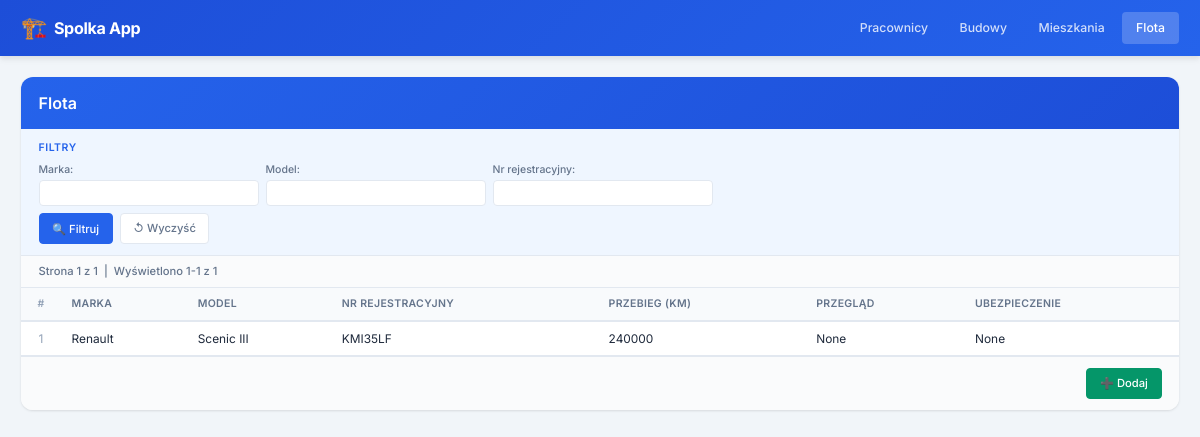
The page /flota/ on the database its author committed.
### kadry/models.py (models this page shows, shortened)
class Pojazd(models.Model):
    marka = models.CharField("Marka", max_length=100)
    model_pojazdu = models.CharField("Model", max_length=100)
    nr_rejestracyjny = models.CharField(
        "Nr rejestracyjny", max_length=20, unique=True
    )
    przebieg_km = models.PositiveIntegerField("Przebieg (km)", default=0)
    rok_produkcji = models.PositiveIntegerField("Rok produkcji", null=True, blank=True)
    data_przegladu = models.DateField("Data przeglądu", null=True, blank=True)
    data_ubezpieczenia = models.DateField("Data ubezpieczenia", null=True, blank=True)
    class Meta:
        verbose_name = "Pojazd"
        verbose_name_plural = "Pojazdy"
        ordering = ["nr_rejestracyjny"]

### kadry/views.py (the view)
# urls.py: path("flota/", views.pojazd_list, name="pojazd_list"),
def pojazd_list(request):
    qs = Pojazd.objects.all()
    f_marka = request.GET.get("marka", "")
    f_nr_rej = request.GET.get("nr_rejestracyjny", "")
    f_model = request.GET.get("model_pojazdu", "")
    if f_marka:
        qs = qs.filter(get_wildcard_filter("marka", f_marka))
    if f_nr_rej:
        qs = qs.filter(get_wildcard_filter("nr_rejestracyjny", f_nr_rej))
    if f_model:
        qs = qs.filter(get_wildcard_filter("model_pojazdu", f_model))
    paginator = Paginator(qs, 50)
    page = request.GET.get("strona", 1)
    objects = paginator.get_page(page)
    context = {
        "objects": objects,
        "module_name": "Flota",
        "filters": {
            "marka": f_marka,
            "nr_rejestracyjny": f_nr_rej,
            "model_pojazdu": f_model,
        },
        "columns": [
            ("marka", "Marka"),
            ("model_pojazdu", "Model"),
            ("nr_rejestracyjny", "Nr rejestracyjny"),
            ("przebieg_km", "Przebieg (km)"),
            ("data_przegladu", "Przegląd"),
            ("data_ubezpieczenia", "Ubezpieczenie"),
        ],
        "detail_url_name": "pojazd_detail",
        "create_url_name": "pojazd_create",
        "delete_url_name": "pojazd_delete",
    }
    return render(request, "kadry/list.html", context)

### kadry/templatetags/kadry_tags.py (called while the page is built)
@register.filter
def attr(obj, name):
    try:
        val = getattr(obj, name, "")
        if callable(val):
            return val()
        return val
    except Exception:
        return ""

@register.filter
def get_item(dictionary, key):
    if isinstance(dictionary, dict):
        return dictionary.get(key, "")
    return ""

### kadry/templates/kadry/list.html (shortened to what this page needs)
{% extends "kadry/base.html" %}
{% load kadry_tags %}
{% block content %}
<div class="list-view">
    <div class="list-header" style="display: flex; justify-content: space-between; align-items: center;">
        <h1 class="list-title">{{ module_name }}</h1>
    </div>
    <div class="filters-panel">
        <div class="filters-title">Filtry</div>
        <form method="get" class="filters-form" id="filtersForm">
            <div class="filters-grid">
                {% for key, label in columns %}
                {% if key in filters %}
                <div class="filter-group">
                    <label class="filter-label" for="filter_{{ key }}">{{ label }}:</label>
                    <input type="text" id="filter_{{ key }}" name="{{ key }}" value="{{ filters|get_item:key }}"
                        class="filter-input">
                </div>
                {% endif %}
                {% endfor %}
            </div>
            <div class="filters-actions">
                <button type="submit" class="btn btn-filter">🔍 Filtruj</button>
                <a href="?" class="btn btn-reset">↺ Wyczyść</a>
            </div>
        </form>
    </div>
    <div class="pagination-bar">
        <span class="pagination-info">
            Strona {{ objects.number }} z {{ objects.paginator.num_pages }}
            &nbsp;|&nbsp;
            Wyświetlono {{ objects.start_index }}-{{ objects.end_index }} z {{ objects.paginator.count }}
        </span>
    </div>
    <div class="table-container">
        <table class="data-table" id="dataTable">
            <thead>
                <tr>
                    <th class="col-lp">#</th>
                    {% for key, label in columns %}
                    <th>{{ label }}</th>
                    {% endfor %}
                </tr>
            </thead>
            <tbody>
                {% for obj in objects %}
                <tr class="data-row" data-url="{% url detail_url_name pk=obj.pk %}"
                    title="Kliknij dwukrotnie, aby otworzyć">
                    <td class="col-lp">{{ forloop.counter0|add:objects.start_index }}</td>
                    {% for key, label in columns %}
                    <td>{{ obj|attr:key }}</td>
                    {% endfor %}
                </tr>
                {% empty %}
                <tr>
                    <td colspan="{{ columns|length|add:1 }}" class="empty-row">
                        Brak danych do wyświetlenia
                    </td>
                </tr>
                {% endfor %}
            </tbody>
        </table>
    </div>
    <div class="action-bar">
        <a href="{% url create_url_name %}" class="btn btn-add">➕ Dodaj</a>
    </div>
</div>
{% endblock %}

### kadry/static/kadry/css/style.css (style rules this page uses)
*, *::before, *::after { box-sizing: border-box; margin: 0; padding: 0; }
:root { --primary: #2563EB; --primary-dark: #1D4ED8; --primary-light: #DBEAFE; --primary-bg: #EFF6FF; --accent-green: #059669; --accent-orange: #D97706; --accent-red: #DC2626; --bg-body: #F1F5F9; --bg-card: #FFFFFF; --text-primary: #1E293B; --text-secondary: #64748B; --text-muted: #94A3B8; --border: #E2E8F0; --border-focus: #93C5FD; --shadow: 0 1px 3px rgba(0,0,0,.08), 0 1px 2px rgba(0,0,0,.04); --shadow-md: 0 4px 6px rgba(0,0,0,.06), 0 2px 4px rgba(0,0,0,.04); --shadow-lg: 0 10px 15px rgba(0,0,0,.08), 0 4px 6px rgba(0,0,0,.04); --radius: 8px; --radius-sm: 4px; --radius-lg: 12px; --transition: all .2s ease; }
html { font-size: 14px; }
body { font-family: 'Inter', -apple-system, BlinkMacSystemFont, 'Segoe UI', sans-serif; background: var(--bg-body); color: var(--text-primary); line-height: 1.5; min-height: 100vh; }
a { color: var(--primary); text-decoration: none; }
.list-view { background: var(--bg-card); border-radius: var(--radius-lg); box-shadow: var(--shadow); overflow: hidden; }
.list-header { padding: 1rem 1.25rem; background: linear-gradient(135deg, var(--primary) 0%, var(--primary-dark) 100%); color: #fff; }
.list-title { font-size: 1.15rem; font-weight: 600; }
.filters-panel { border-bottom: 1px solid var(--border); padding: .75rem 1.25rem; background: var(--primary-bg); }
.filters-title { font-size: .75rem; font-weight: 600; text-transform: uppercase; letter-spacing: .05em; color: var(--primary); margin-bottom: .5rem; }
.filters-form { display: flex; flex-direction: column; gap: .5rem; }
.filters-grid { display: flex; flex-wrap: wrap; gap: .5rem; }
.filter-group { display: flex; flex-direction: column; gap: .15rem; min-width: 140px; flex: 1; max-width: 220px; }
.filter-label { font-size: .75rem; color: var(--text-secondary); font-weight: 500; }
.filter-input { padding: .35rem .5rem; border: 1px solid var(--border); border-radius: var(--radius-sm); font-size: .813rem; font-family: inherit; transition: var(--transition); background: #fff; }
.filters-actions { display: flex; gap: .5rem; }
.pagination-bar { display: flex; align-items: center; justify-content: space-between; padding: .5rem 1.25rem; border-bottom: 1px solid var(--border); font-size: .8rem; color: var(--text-secondary); background: #FAFBFC; }
.pagination-info { font-weight: 500; }
.table-container { overflow-x: auto; }
.data-table { width: 100%; border-collapse: collapse; font-size: .85rem; }
.data-table thead { background: #F8FAFC; }
.data-table th { padding: .6rem .75rem; text-align: left; font-weight: 600; color: var(--text-secondary); border-bottom: 2px solid var(--border); white-space: nowrap; font-size: .75rem; text-transform: uppercase; letter-spacing: .03em; }
.data-table td { padding: .55rem .75rem; border-bottom: 1px solid var(--border); color: var(--text-primary); }
.data-table .col-lp { width: 40px; text-align: center; color: var(--text-muted); }
.data-row { cursor: pointer; transition: var(--transition); }
.action-bar { display: flex; justify-content: flex-end; padding: .75rem 1.25rem; border-top: 1px solid var(--border); background: #FAFBFC; gap: .5rem; }
.btn { display: inline-flex; align-items: center; gap: .35rem; padding: .45rem .9rem; border: 1px solid var(--border); border-radius: var(--radius-sm); font-size: .8rem; font-weight: 500; font-family: inherit; cursor: pointer; transition: var(--transition); background: var(--bg-card); color: var(--text-primary); text-decoration: none; white-space: nowrap; }
.btn-filter { background: var(--primary); color: #fff; border-color: var(--primary); }
.btn-reset { color: var(--text-secondary); }
.btn-add { background: var(--accent-green); color: #fff; border-color: var(--accent-green); }

### rows shown on the page
Pojazd: columns "Renault" "Scenic III" "KMI35LF" "240000" "None" "None"

### other values the page prints
{{ module_name }} "Flota"
{{ label }} "Marka" "Model" "Nr rejestracyjny"
{{ objects.number }} "1"
{{ objects.paginator.num_pages }} "1"
{{ objects.start_index }} "1"
{{ objects.end_index }} "1"
{{ objects.paginator.count }} "1"
{{ label }} "MARKA" "MODEL" "NR REJESTRACYJNY" "PRZEBIEG (KM)" "PRZEGLĄD" "UBEZPIECZENIE"
